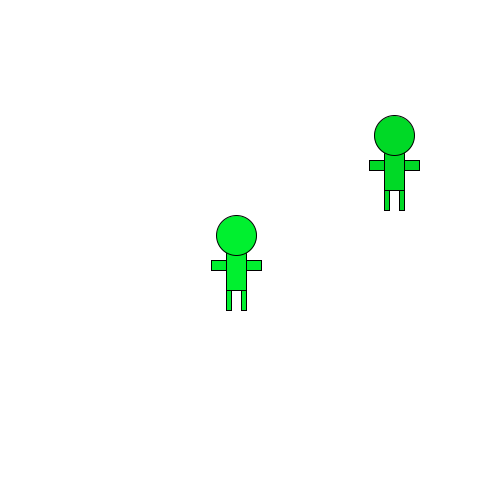
Frame 1 (no input)
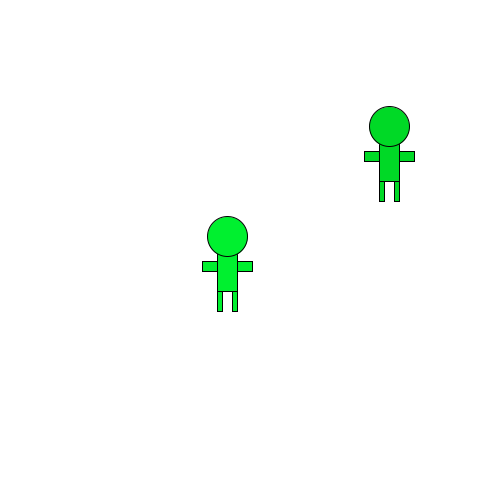
Frame 60 (the mouse pressed at the canvas centre just before this capture)
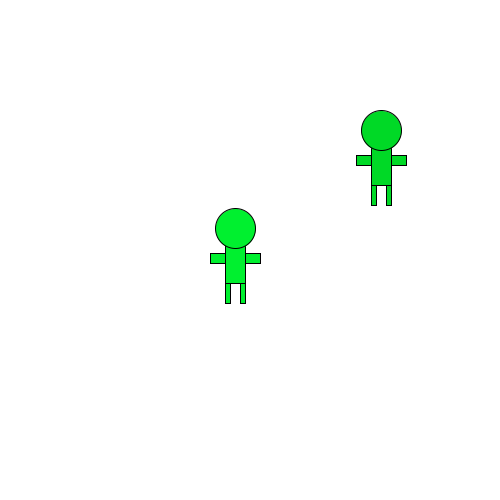
Frame 120 (the mouse held since frame 60 and released just before this capture)

The Processing sketch that drew these frames (run headless with seeded random() and noise(); from frame 60 on, the mouse is pressed at the canvas centre):

// Processing sketch: processing_116608
// ── processing_116608.pde

Zombie carl;
Zombie frank;
void setup() {
  size(500,500);
  carl = new Zombie();
  frank = new Zombie();
}

void draw() {
  background(255);
  carl.display();
  frank.display();
  carl.move();
  frank.move();
}

class Zombie {
  float x;
  float y;
  color c;
  float bodyHeight;
  float bodyWidth;
  float headR;
  float armLength;
  float armHeight;
  float legWidth;
  float legHeight;
  boolean goX;
  boolean goY;
  int randomX;
  int randomY;
  
Zombie() {
  c = color (0,random(150,255),random(150));
  x = random(90,410);
  y = random(90,410);
  bodyHeight = 50;
  bodyWidth = 20;
  headR = 40;
  armLength = 50;
  armHeight = 10;
  legWidth = 5;
  legHeight = 20;
  randomX = 1;
  randomY = 1;
}

void display() {
  rectMode(CENTER);
  fill(c);
  rect(x,y,armLength,armHeight);
  rect(x,y,bodyWidth,bodyHeight);
  ellipse(x,y-30,headR,headR);
  rect(x-(bodyWidth/2)+(legWidth/2),y+(bodyHeight/2)+(legHeight/2),legWidth,legHeight);
  rect(x+(bodyWidth/2)-(legWidth/2),y+(bodyHeight/2)+(legHeight/2),legWidth,legHeight);
}

void move() {
  if (randomX > 2) {
  goX = goX; 
  }
  else {
  goX = !goX;
 } 
  if (randomY > 2) {  
  goY = goY;
  }
  else {
  goY = !goY;
  }
 if (goX == true) {
   x = x + 1;
   randomX = int(random(1,4));
 }
 else {
   x = x - 1;
   randomX = int(random(1,4));
 }
  if (goY == true) {
   y = y + 1;
   randomY = int(random(1,4));
 }
 else {
   y = y - 1;
   randomY = int(random(1,4));
 }
} 
}
